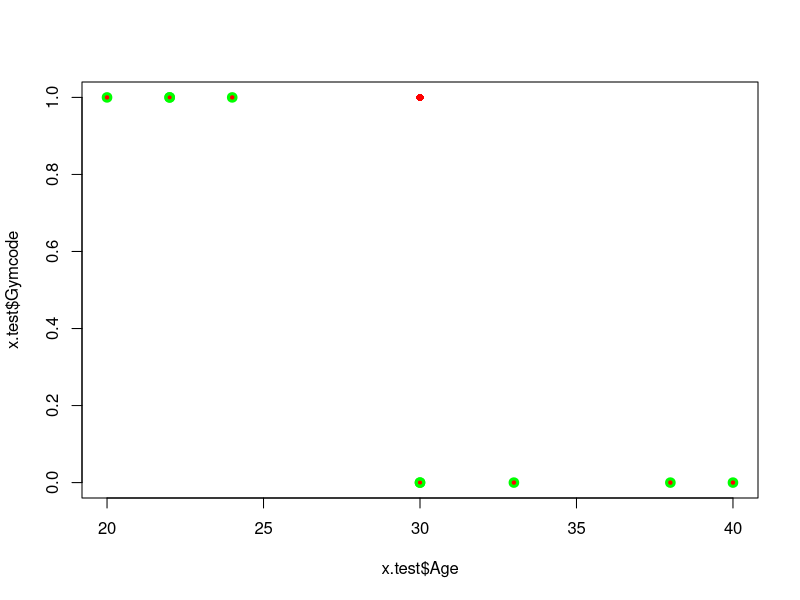
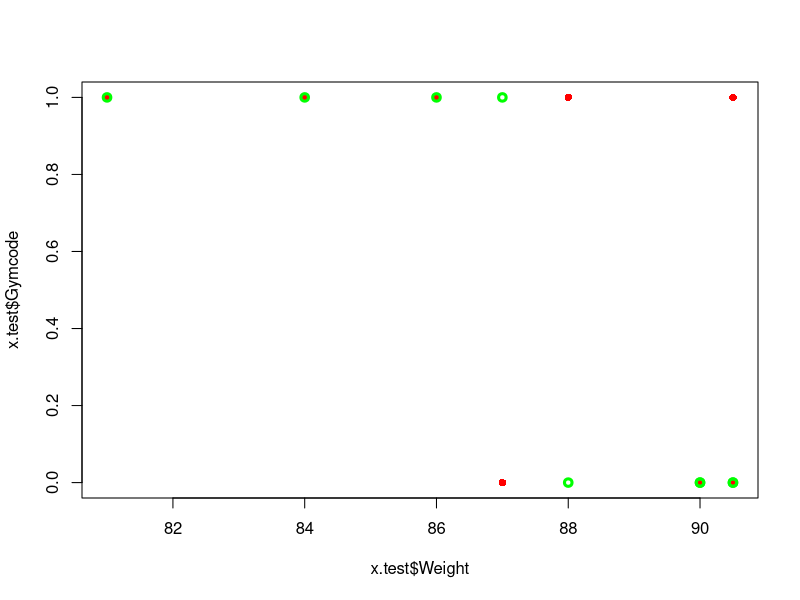

Write the R code that produced these figures, in order. (Note: this script raises an error after producing the figures.)
##Linear Regression Classification

x=read.csv("employee.csv")
names(x)
dim(x)
head(x)
View(x)


#problem:::predict the class of employees in terms of whether they go to
  #gym or not

#Y=Gym [yes=1. no=0]
#X=Gender, Age, Weight, Whr

0.7*30

s=sample(nrow(x), 21)

x.train=x[s,]
x.test=x[-s,]

View(x.train)

##Predict the MS of the employees let say using their Age, Gender, Salary
#Model 0 Whether sobd going to gym or NOT?
#we think that younger people are more likely to go to gym 

m0=lm(Gymcode~Age, data=x.train)

View(x.test)
m0_pr=predict(m0, x.test)
m0_pr

gym_pred=ifelse(m0_pr>0.5, 1, 0)   ##to create a dummy variable
gym_pred
x.test$Gymcode

table(x.test$Gymcode, gym_pred)   #confussion matrix
##wrog classifications      Error Rate
plot(x.test$Age, x.test$Gymcode, col='red', pch=16)
points(x.test$Age, gym_pred, col='green', lwd=3)


names(x)
###Model 1
m1=lm(Gymcode~Weight, data=x.train)
m1_pr=predict(m1, x.test)
m1_pr
gym_pred1=ifelse(m1_pr>0.5, 1, 0)
gym_pred1
#ms_pred1
##plot(x.test$Age, m1_pr)
table(x.test$Gymcode, gym_pred1)
###Error rate= 2/6=33%
plot(x.test$Weight, x.test$Gymcode, col='red', pch=16)
points(x.test$Weight, gym_pred1, col='green', lwd=3)

###Suppose we choose model 1 how we use this for the new data
Weight.new=data.frame(Weight=c(60, 90, 85))
pr_new_data=predict(m1, Weight.new)
pr_new_data
cl_new_data=ifelse(pr_new_data>0.5, 1,0)
cl_new_data

names(x)
head(x$Gender, x$GenCode)
###
m2=lm(Gymcode~Weight+GenCode, data=x.train)
m2_pr=predict(m2, x.test)
m2_pr
gym_pred2=ifelse(m2_pr>0.5, 1, 0)
gym_pred2

table(x.test$Gymcode, gym_pred2)

###Choose m2 over m0 and m1

newData=data.frame(Weight=c(60, 90, 85), 
                   GenCode=c(0, 1, 1))
newData
pr_new_data=predict(m2, newData)
pr_new_data
cl_new_data=ifelse(pr_new_data>0.5, 1,0)
cl_new_data
